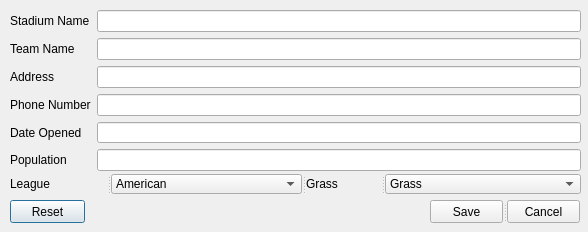
<?xml version="1.0" encoding="UTF-8"?>
<ui version="4.0">
 <class>Dialog</class>
 <widget class="QDialog" name="Dialog">
  <property name="geometry">
   <rect>
    <x>0</x>
    <y>0</y>
    <width>588</width>
    <height>232</height>
   </rect>
  </property>
  <property name="windowTitle">
   <string>Dialog</string>
  </property>
  <widget class="QPushButton" name="pushButton">
   <property name="geometry">
    <rect>
     <x>10</x>
     <y>200</y>
     <width>75</width>
     <height>23</height>
    </rect>
   </property>
   <property name="text">
    <string>Reset</string>
   </property>
  </widget>
  <widget class="QWidget" name="">
   <property name="geometry">
    <rect>
     <x>10</x>
     <y>10</y>
     <width>571</width>
     <height>161</height>
    </rect>
   </property>
   <layout class="QFormLayout" name="formLayout">
    <property name="fieldGrowthPolicy">
     <enum>QFormLayout::AllNonFixedFieldsGrow</enum>
    </property>
    <item row="0" column="0">
     <widget class="QLabel" name="label">
      <property name="text">
       <string>Stadium Name</string>
      </property>
     </widget>
    </item>
    <item row="0" column="1">
     <widget class="QLineEdit" name="stadiumName"/>
    </item>
    <item row="1" column="0">
     <widget class="QLabel" name="label_2">
      <property name="text">
       <string>Team Name</string>
      </property>
     </widget>
    </item>
    <item row="1" column="1">
     <widget class="QLineEdit" name="teamName"/>
    </item>
    <item row="2" column="0">
     <widget class="QLabel" name="label_4">
      <property name="text">
       <string>Address</string>
      </property>
     </widget>
    </item>
    <item row="2" column="1">
     <widget class="QLineEdit" name="address"/>
    </item>
    <item row="3" column="0">
     <widget class="QLabel" name="label_3">
      <property name="text">
       <string>Phone Number</string>
      </property>
     </widget>
    </item>
    <item row="3" column="1">
     <widget class="QLineEdit" name="phoneNumber"/>
    </item>
    <item row="4" column="0">
     <widget class="QLabel" name="label_6">
      <property name="text">
       <string>Date Opened</string>
      </property>
     </widget>
    </item>
    <item row="4" column="1">
     <widget class="QLineEdit" name="dateOpened"/>
    </item>
    <item row="5" column="0">
     <widget class="QLabel" name="label_5">
      <property name="text">
       <string>Population</string>
      </property>
     </widget>
    </item>
    <item row="5" column="1">
     <widget class="QLineEdit" name="population"/>
    </item>
   </layout>
  </widget>
  <widget class="QSplitter" name="splitter">
   <property name="geometry">
    <rect>
     <x>430</x>
     <y>200</y>
     <width>150</width>
     <height>23</height>
    </rect>
   </property>
   <property name="orientation">
    <enum>Qt::Horizontal</enum>
   </property>
   <widget class="QPushButton" name="pushButton_2">
    <property name="text">
     <string>Save</string>
    </property>
   </widget>
   <widget class="QPushButton" name="pushButton_3">
    <property name="text">
     <string>Cancel</string>
    </property>
   </widget>
  </widget>
  <widget class="QSplitter" name="splitter_2">
   <property name="geometry">
    <rect>
     <x>10</x>
     <y>174</y>
     <width>571</width>
     <height>20</height>
    </rect>
   </property>
   <property name="orientation">
    <enum>Qt::Horizontal</enum>
   </property>
   <widget class="QLabel" name="label_8">
    <property name="text">
     <string>League</string>
    </property>
   </widget>
   <widget class="QComboBox" name="leagueComboBox">
    <item>
     <property name="text">
      <string>American</string>
     </property>
    </item>
    <item>
     <property name="text">
      <string>National</string>
     </property>
    </item>
   </widget>
   <widget class="QLabel" name="label_7">
    <property name="text">
     <string>Grass</string>
    </property>
   </widget>
   <widget class="QComboBox" name="grassComboBox">
    <item>
     <property name="text">
      <string>Grass</string>
     </property>
    </item>
    <item>
     <property name="text">
      <string>Astro Turf</string>
     </property>
    </item>
   </widget>
  </widget>
 </widget>
 <resources/>
 <connections/>
</ui>
